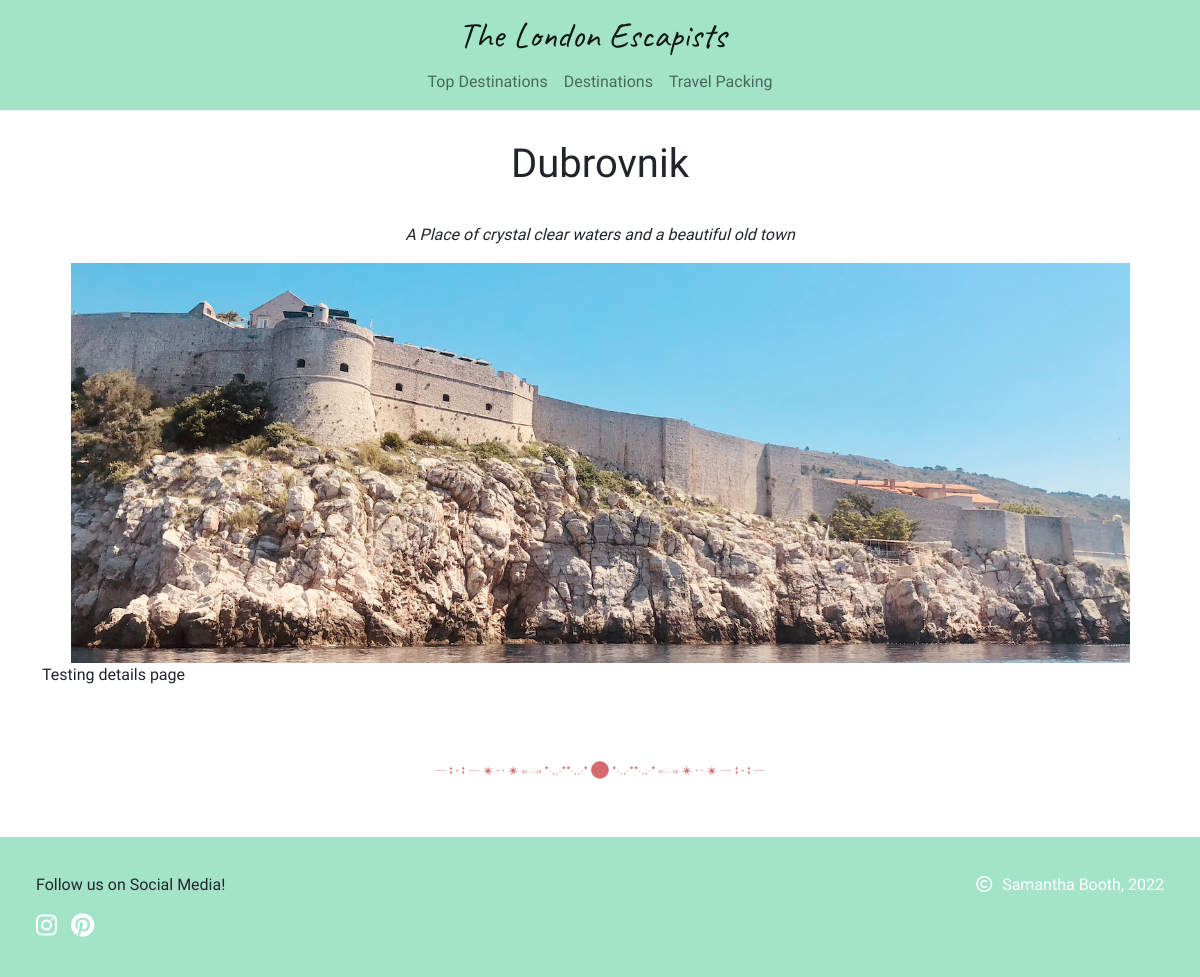
/destinations/dubrovnik/, run on an earlier commit of the app's database.
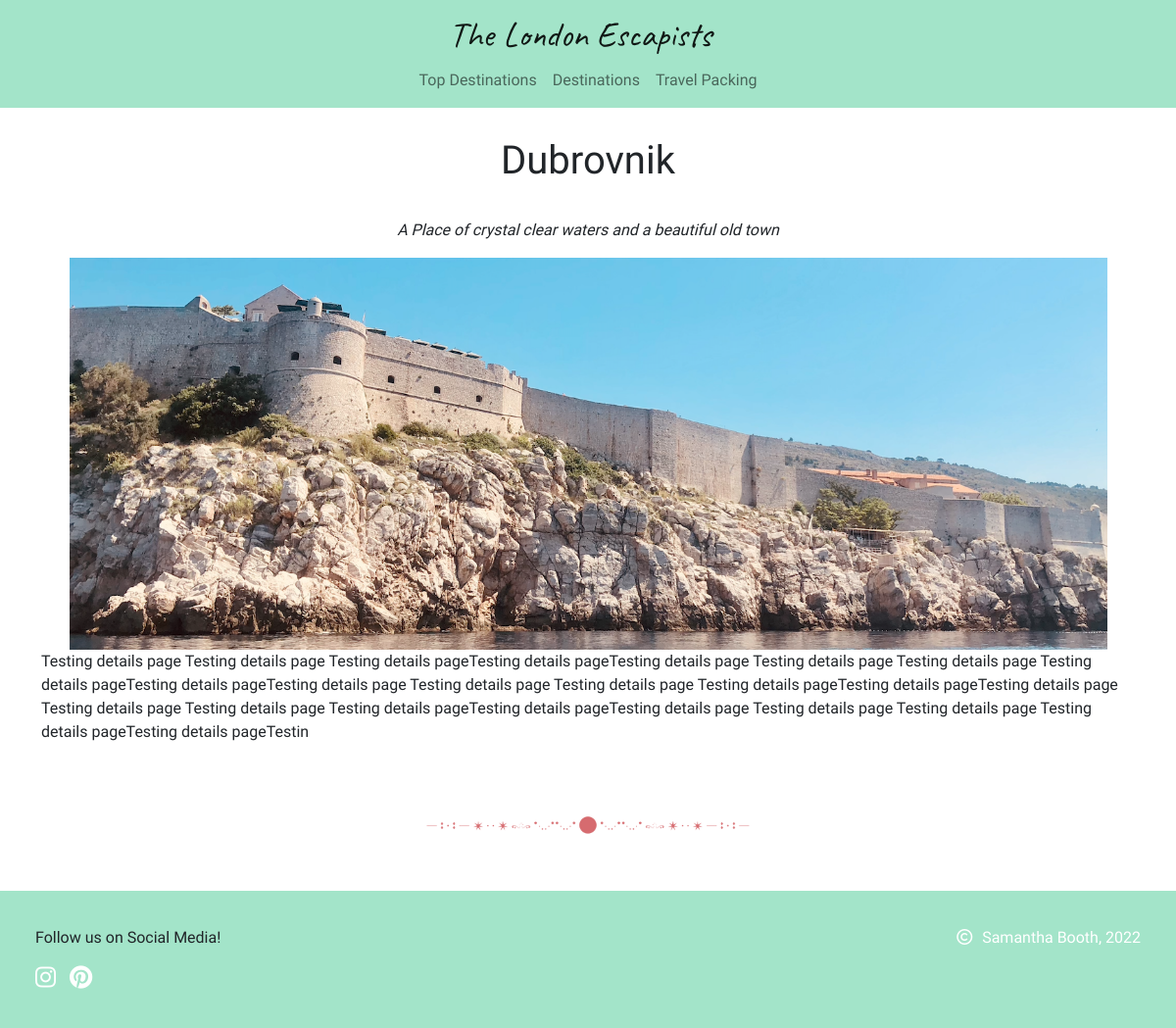
And on a later commit of the database.
### travel_destinations/models.py (models this page shows, shortened)
class Destinations(models.Model):
    destination_image = models.ImageField(null=True, blank=True)
    destination = models.CharField(max_length=50, null=False, blank=False)
    destination_subheading = models.CharField(
        max_length=150, null=False, blank=True)
    created_on = models.DateTimeField(auto_now_add=True)
    updated_on = models.DateTimeField(auto_now=True)
    intro = models.TextField(max_length=1000, blank=True)
    activities = models.TextField(max_length=1000, blank=True)
    activity_image = models.ImageField(null=True, blank=True)
    food = models.TextField(max_length=1000, blank=True)
    food_image = models.ImageField(null=True, blank=True)
    additional_info = models.TextField(max_length=1000, blank=True)
    additional_image = models.ImageField(null=True, blank=True)
    top_destination = models.BooleanField(default=False)
    status = models.IntegerField(choices=STATUS, default=0)
    slug = models.SlugField(max_length=200, unique=True)
    class Meta:
        ordering = ['-created_on']
        """Removes extra 's' from Model name"""
        verbose_name_plural = 'Travel Destinations'

### travel_destinations/views.py (the view)
# urls.py: path("<slug:slug>/", views.DestinationDetail.as_view(), name="destination_details"),
class DestinationDetail(View):
    def get(self, request, slug, *args, **kwargs):
        queryset = Destinations.objects.filter(status=1)
        dest = get_object_or_404(queryset, slug=slug)
        return render(
            request,
            "destination_details.html",
            {
                "dest": dest,
            },
        )

### travel_destinations/templates/destination_details.html (shortened to what this page needs)
{% extends "base.html" %}
{%load static%}
{% block extra_css %}
<link rel="stylesheet" href="{% static 'travel_destinations/css/destinations.css' %}">
{% endblock %}
{% block content %}
<div class="container">
    <h1 class="headings destination-page-header">{{ dest.destination }}</h1>
    <p class="dest-subheading">{{ dest.destination_subheading }}</p>
    <div class="row">
        <img src="{{ dest.destination_image.url }}" alt="destination image" class="img-center dest-img">
        <p>{{ dest.intro }}</p>
    </div>
    <div>
        <img src="/media/page-break.png" alt="Page Break Image" class="page-break img-center">
    </div>
</div>
{% endblock %}

What changed in the data, as far as the page shows it:
changed Destinations "Dubrovnik": intro "Testing details page" → "Testing details page Testing details page Testing details pageTesting details pageTesting details page Testing details page Testing details page Testing details pageTesting details pageTesting details page Testing details page Testing details page Testing details pageTesting details pageTesting details page Testing details page Testing details page Testing details pageTesting details pageTesting details page Testing details page Testing details page Testing details pageTesting details pageTestin"
